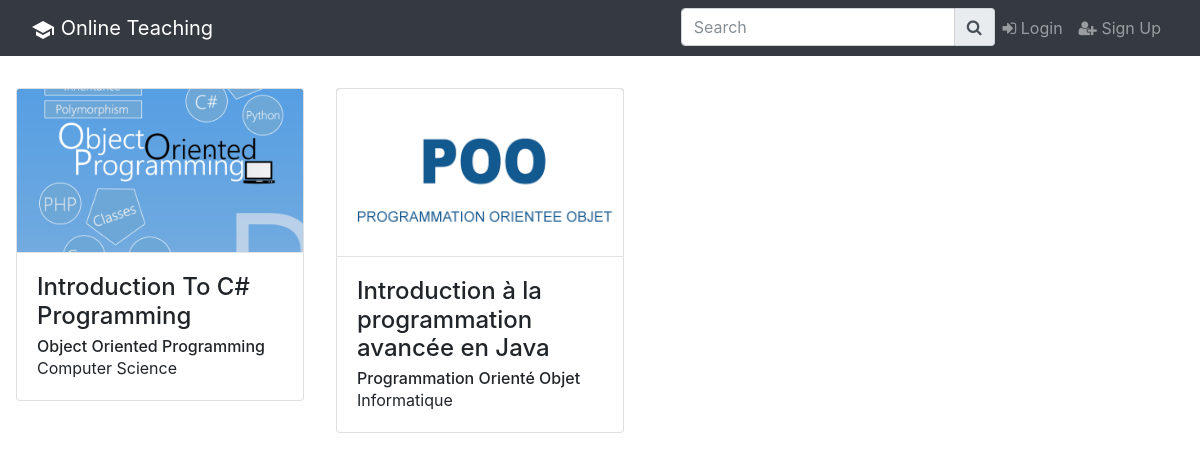
The page / on the database its author committed.
### tables this page shows
CREATE TABLE `course` (
  `pk_course_id` int(11) NOT NULL,
  `course_name` varchar(100) DEFAULT NULL,
  `fk_language_id` int(11) NOT NULL,
  `fk_subCategory_id` int(11) NOT NULL,
  `fk_member_id` int(11) NOT NULL
);

CREATE TABLE `subcategory` (
  `pk_subCategory_id` int(11) NOT NULL,
  `subCategory_name` varchar(45) DEFAULT NULL,
  `fk_category_id` int(11) NOT NULL,
  `subCategory_imagePath` varchar(100) NOT NULL
);

CREATE TABLE `category` (
  `pk_category_id` int(11) NOT NULL,
  `category_name` varchar(45) DEFAULT NULL
);

### Buisness/Course.cls.php (called while the page is built, shortened)
<?php
class Course
{
    private $id;
    private $name;
    public function getId()
    {
        return $this->id;
    }
    public function getName()
    {
        return $this->name;
    }
    public function setId($id)
    {
        $this->id = $id;
    }
    public function setName($name)
    {
        $this->name = $name;
    }
    function __construct($id = NULL, $name = NULL, $languageId = NULL, $subCategoryId = NULL , $memberId = NULL){
        $this->id = $id;
        $this->name = $name;
    }
    function findAll($connectionId){
        $idx=0;
        foreach($connectionId->query("select * from course ORDER BY pk_course_id desc") as $row){
            $course = new Course();
            $course->setId($row["pk_course_id"]);
            $course->setName($row["course_name"]);
            $course->setLanguageId($row["fk_language_id"]);
            $course->setSubCategoryId($row["fk_subCategory_id"]);
            $course->setMemberId($row["fk_member_id"]);
            $arr[$idx++]= $course;
        }
            return $arr;
    }
}
?>

### Buisness/Subject.cls.php (called while the page is built, shortened)
<?php
class Subject
{
    function findAll($connectionId){
        $idx=0;
        foreach($connectionId->query("select * from subject") as $row){
            $subject = new Subject();
            $subject->setId($row["pk_subject_id"]);
            $subject->setName($row["subject_name"]);
            $subject->setCourseId($row["fk_course_id"]);
            $arr[$idx++] = $subject;
        }
        return $arr;
    }
}
?>

### Buisness/Content.cls.php (called while the page is built, shortened)
<?php
class Content
{
    function findAll($connectionId){
        $idx=0;
        foreach($connectionId->query("select * from content") as $row){
            $content = new Content();
            $content->setId($row["pk_content_id"]);
            $content->setName($row["content_name"]);
            $content->setText($row["content_text"]);
            $content->setSubjectId($row["fk_subject_id"]);
            $content->setQuizId($row["fk_quiz_id"]);
            $arr[$idx++] = $content;
        }
        return $arr;
    }
}
?>

### Buisness/SubCategory.cls.php (called while the page is built, shortened)
<?php
class SubCategory
{
    private $id;
    private $name;
    private $imagePath;
    public function getImagePath()
    {
        return $this->imagePath;
    }
    public function setImagePath($imagePath)
    {
        $this->imagePath = $imagePath;
    }
    public function getName()
    {
        return $this->name;
    }
    public function setId($id)
    {
        $this->id = $id;
    }
    public function setName($name)
    {
        $this->name = $name;
    }
    function __construct($id=NULL,$name=NULL,$categoryId=NULL,$imagePath=NULL){
        $this->id = $id;
        $this->name = $name;
        $this->imagePath = $imagePath;
    }
    function findById($connectionId){
        foreach($connectionId->query("select * from subCategory where pk_subCategory_id = $this->id") as $row){
            $subCategory = new SubCategory();
            $subCategory->setId($row["pk_subCategory_id"]);
            $subCategory->setName($row["subCategory_name"]);
            $subCategory->setCategoryId($row["fk_category_id"]);
            $subCategory->setImagePath($row["subCategory_imagePath"]);
            return $subCategory;
        }
    }
}
?>

### Buisness/Category.cls.php (called while the page is built, shortened)
<?php
class Category
{
    private $id;
    private $name;
    public function getName()
    {
        return $this->name;
    }
    public function setId($id)
    {
        $this->id = $id;
    }
    public function setName($name)
    {
        $this->name = $name;
    }
    function __construct($id = null,$name = null){
        $this->id = $id;
        $this->name = $name;
    }
    function findById($connectionId){
        foreach ($connectionId->query("select * from category where pk_category_id = $this->id") as $row){
            $category = new Category();
            $category->setId($row["pk_category_id"]);
            $category->setName($row["category_name"]);
            return $category;
        }
    }
}
?>

### index.php (the view, shortened to what this page needs)
<?php include "navbar.php"; ?>
<?php
    require_once 'Buisness/dbConfig.php';
    require_once 'Buisness/Course.cls.php';
    require_once 'Buisness/SubCategory.cls.php';
    require_once 'Buisness/Category.cls.php';
    require_once 'Buisness/Subject.cls.php';
    require_once 'Buisness/Content.cls.php';
    $subject = new Subject();
    $subjects = $subject->findAll($connectionId);
    $content = new Content();
    $contents = $content->findAll($connectionId);
    $course = new Course();
    $subCategory = new SubCategory();
    $category = new Category();
    $idx = -1;
    foreach ($course->findAll($connectionId) as $element){
        $arr[++$idx] = 0;
        foreach ($subjects as $subjectElement){
            if($element->getId() == $subjectElement->getCourseId()){
                foreach ($contents as $contentElement){
                    if ($contentElement->getSubjectId() == $subjectElement->getId()){
                        $arr[$idx] = 1;
                    }
                }
            }
        }
        if($arr[$idx] > 0){
            echo "<a class='card-link' href=courseOverview.php?id=".$element->getId().">";
            echo "<div class='card responsive-card'>";
            $subCategory->setId($element->getSubCategoryId());
            $subCategory = $subCategory->findById($connectionId);
            echo "<img  style='background-color:grey; color: white; text-align:center;' class='card-img-top' src='".$subCategory->getImagePath()."' alt='No Image'>";
            echo "<hr style='margin: 0px;'/>";
            echo "<div class='card-block'>";
            echo "<div class='card-body'>";
            echo "<h4 class='card-title'>".$element->getName()."</h4>";
            echo "<h6 class='card-subtitle'>".$subCategory->getName()."</h6>";
            $category->setId($subCategory->getCategoryId());
            $category = $category->findById($connectionId);
            echo "<p class='card-text'>".$category->getName()."</p>";
            echo "</div>";
            echo "</div>";
            echo "</div>";
            echo "</a>";
            }
        }
?>

### navbar.php (shortened to what this page needs)
<!DOCTYPE html>
<html>
<head>
    <link rel="stylesheet" type="text/css" href="Dependencies/bootstrap-4.0.0/css/bootstrap.min.css">
    <link rel="stylesheet" type="text/css" href="Dependencies/font-awesome-4.7.0/css/font-awesome.min.css">
</head>
<body onload="ifLoggedIn()">
	<div>
		<nav class="navbar navbar-expand-sm bg-dark navbar-dark">
			<div class="container-fluid">
				<div class="navbar-header">
					<a class="navbar-brand" href="index.php">
						<img src="Dependencies/Images/OnlineTeaching_Logo.svg" alt="OnlineTeaching_Logo"/>
						<span>Online Teaching</span>
					</a>
				</div>
				<ul class="nav navbar-nav navbar-right">
					<li class="nav-item">
						<div class="input-group">
							<input class="form-control live-search-box" type="search" placeholder="Search">
							<span class="input-group-addon"><i class="fa fa-search"></i></span>
						</div>
					</li>
					<li class="nav-item before-login"><a class="nav-link" data-toggle="modal" href="#loginModal"><span class="fa fa-sign-in"></span> Login</a></li>
      				<li class="nav-item before-login"><a class="nav-link" href="signUp.php"><span class="fa fa-user-plus"></span> Sign Up</a></li>
    			</ul>
			</div>
		</nav>
	</div>
</body>
</html>

### index.php (style rules this page uses)
.responsive-card { width: 18rem; float: left; margin-left: 1rem; margin-right: 1rem; margin-top: 2rem; }
.card-link { text-decoration: none; color: inherit; }

### rows shown on the page
course: subcategory.subCategory_imagePath (picture), course_name "Introduction To C# Programming", subcategory.subCategory_name "Object Oriented Programming", category.category_name "Computer Science"
course: subcategory.subCategory_imagePath (picture), course_name "Introduction à la programmation avancée en Java", subcategory.subCategory_name "Programmation Orienté Objet", category.category_name "Informatique"
